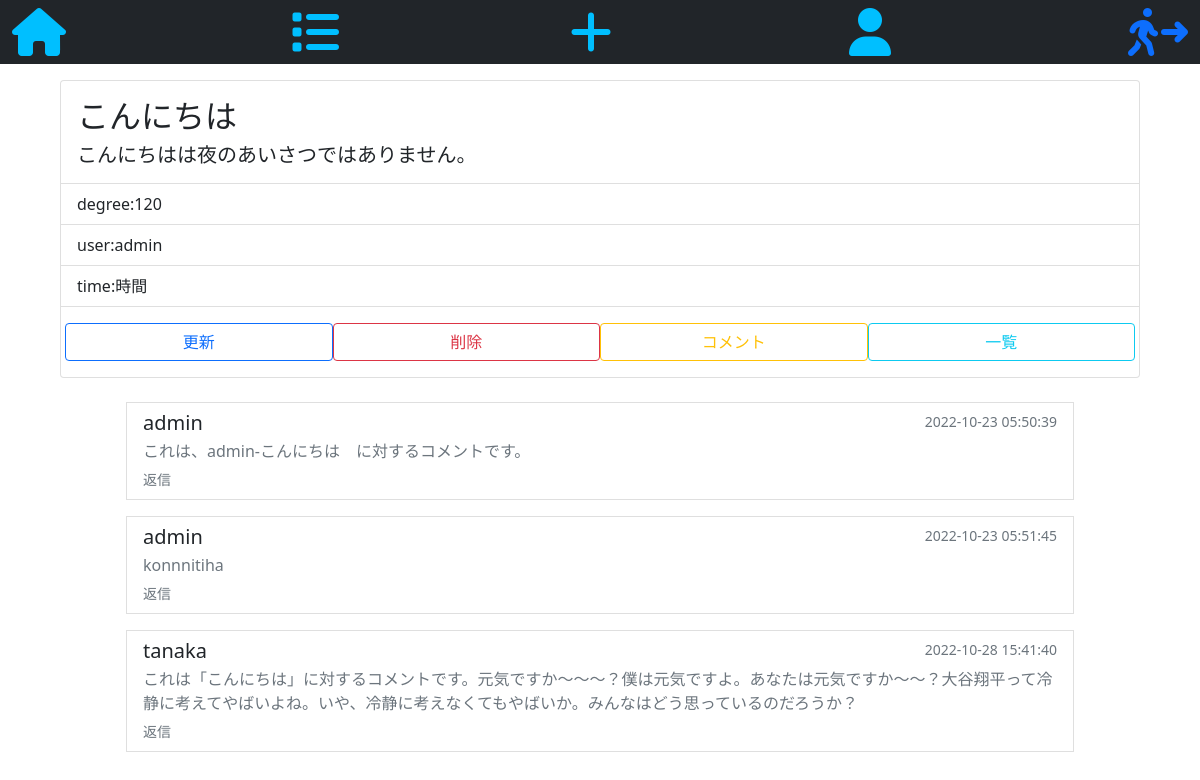
Page /detail/1/ (signed in) on the committed database.
### app/models.py (models this page shows, shortened)
class App(models.Model):
    title=models.CharField(max_length=100)
    text=models.TextField()
    degree=models.CharField(
        max_length=100,
        choices=(('0','0%'),('10','10%'),("20","20%"),("30","30%"),
        ("40","40%"),("50","50%"),("60","60%"),("70","70%"),("80","80%"),
        ("90","90%"),("100","100%"),("120","limit-break"),),
        null=True,
    )
    user=models.ForeignKey('auth.User',on_delete=models.CASCADE)

class Comment(models.Model):
    text=models.TextField()
    target=models.ForeignKey('App',on_delete=models.CASCADE,verbose_name='対象記事')
    created_at=models.DateTimeField('CreatedDate',auto_now=True)
    username=models.ForeignKey('auth.User',on_delete=models.CASCADE,verbose_name='ユーザー名')

### app/views.py (the view)
# urls.py: path('detail/<int:pk>/',views.AppDetail.as_view(),name='app-detail'),
class AppDetail(LoginRequiredMixin,DetailView):
    template_name='app/app_detail.html'
    model=App

### app/templates/app/app_detail.html (shortened to what this page needs)
{% extends 'base.html' %}
{% block body %}
<div class="card my-3 mx-auto" style="width:90%">
    <div class="card-body">
      <h2 class="card-title">{{object.title}}</h2>
      <h5 class="card-text">{{object.text}}</5>
    </div>
    <ul class="list-group list-group-flush">
      <li class="list-group-item">degree:{{object.degree}}</li>
      <li class="list-group-item">user:{{object.user}}</li>
      <li class="list-group-item">time:時間</li>
    </ul>
    <div class="card-body row">
      {% if request.user == object.user%}
        <a href="{% url 'app:app-update' object.pk %}" class="btn btn-outline-primary float-right col-3 mx-auto">更新</a>
        <a href="{% url 'app:app-delete' object.pk %}" class="btn btn-outline-danger float-right col-3 mx-auto">削除</a>
        <a href="{% url 'app:comment-create' object.pk %}" class="btn btn btn-outline-warning float-right col-3 mx-auto">コメント</a>
        <a href="{% url 'app:app-list' %}" class="btn btn-outline-info float-right col-3 mx-auto">一覧</a>
      {%else%}
        <a href="{% url 'app:comment-create' object.pk %}" class="btn btn btn-outline-warning float-right mx-auto col-5">comment</a>
        <a href="{% url 'app:app-list' %}" class="btn btn-outline-info float-right col-5 mx-auto">←list</a>
      {%endif%}
    </div>
</div>
<div class="row mx-auto " style="width:90%; margin-bottom:10rem">
{% for i in object.comment_set.all %}
<div class="row mx-auto" style="width:90%;">
  <a href="#" class="list-group-item list-group-item-action my-2" style="display:block;">
  <div class="d-flex w-100 justify-content-between">
    <h5 class="mb-1">{{i.username}}&emsp;</h5>
    <small class="text-muted">{{ i.created_at|date:"Y-m-j H:i:s"}}</small>
  </div>
  <p class="mb-1 text-muted">{{i.text}}</p>
  <small class="text-muted">返信</small>
</a>
</div>
{% endfor %}
</div>
{% endblock body %}

### templates/base.html (shortened to what this page needs)
<!DOCTYPE html>
<html lang="ja">
<head>
    <link href="https://cdn.jsdelivr.net/npm/bootstrap@5.0.2/dist/css/bootstrap.min.css" rel="stylesheet">
    <link rel="stylesheet" href="https://cdnjs.cloudflare.com/ajax/libs/font-awesome/6.2.0/css/all.min.css" />
</head>
<body>
  <div class="row mx-auto" style="width:100%">
            <nav class="navbar navbar-dark bg-dark">
            {% if request.user.is_authenticated %}
              <a href="{%url 'app:index'%}" class="col-2"><i class="fa-solid fa-house fa-3x" style="color: rgb(0, 191, 255)"></i></a>
              <a href="{%url 'app:app-list'%}" class="col-2"><i class="fa-solid fa-list fa-3x" style="color: rgb(0, 191, 255)"></i></a>
              <a href="{%url 'app:app-create'%}"class="col-2"><i class="fa-solid fa-plus fa-3x" style="color: rgb(0, 191, 255)"></i></a>
              <a href="#"class="col-2"><i class="fa-solid fa-user fa-3x" style="color: rgb(0, 191, 255)"></i></a>
              <a  href="{% url 'accounts:logout'%}"><i class="fa-solid fa-person-walking-arrow-right fa-3x"></i></a>
            {% else %}
              <a  href="{% url 'accounts:login'%}"><i class="fa-solid fa-right-to-bracket fa-3x"></i></a>
              <a  href="{% url 'accounts:signup' %}"><i class="fa-solid fa-user-check fa-3x"></i></a>
            {% endif %}
            </nav>
  </div>
{% block body %}{% endblock body %}
</body>
</html>

### rows in the picture
App: title "こんにちは", text "こんにちはは夜のあいさつではありません。", degree "120", user "admin"
Comment: username "admin", created_at "2022-10-23 05:50:39", text "これは、admin-こんにちは に対するコメントです。"
Comment: username "admin", created_at "2022-10-23 05:51:45", text "konnnitiha"
Comment: username "tanaka", created_at "2022-10-28 15:41:40", text "これは「こんにちは」に対するコメントです。元気ですか～～～？僕は元気ですよ。あなたは元気ですか～～？大谷翔平って冷静に考えてやばいよね。いや、冷静に考えなくてもやばいか。みんなはどう思っているのだろうか？"
